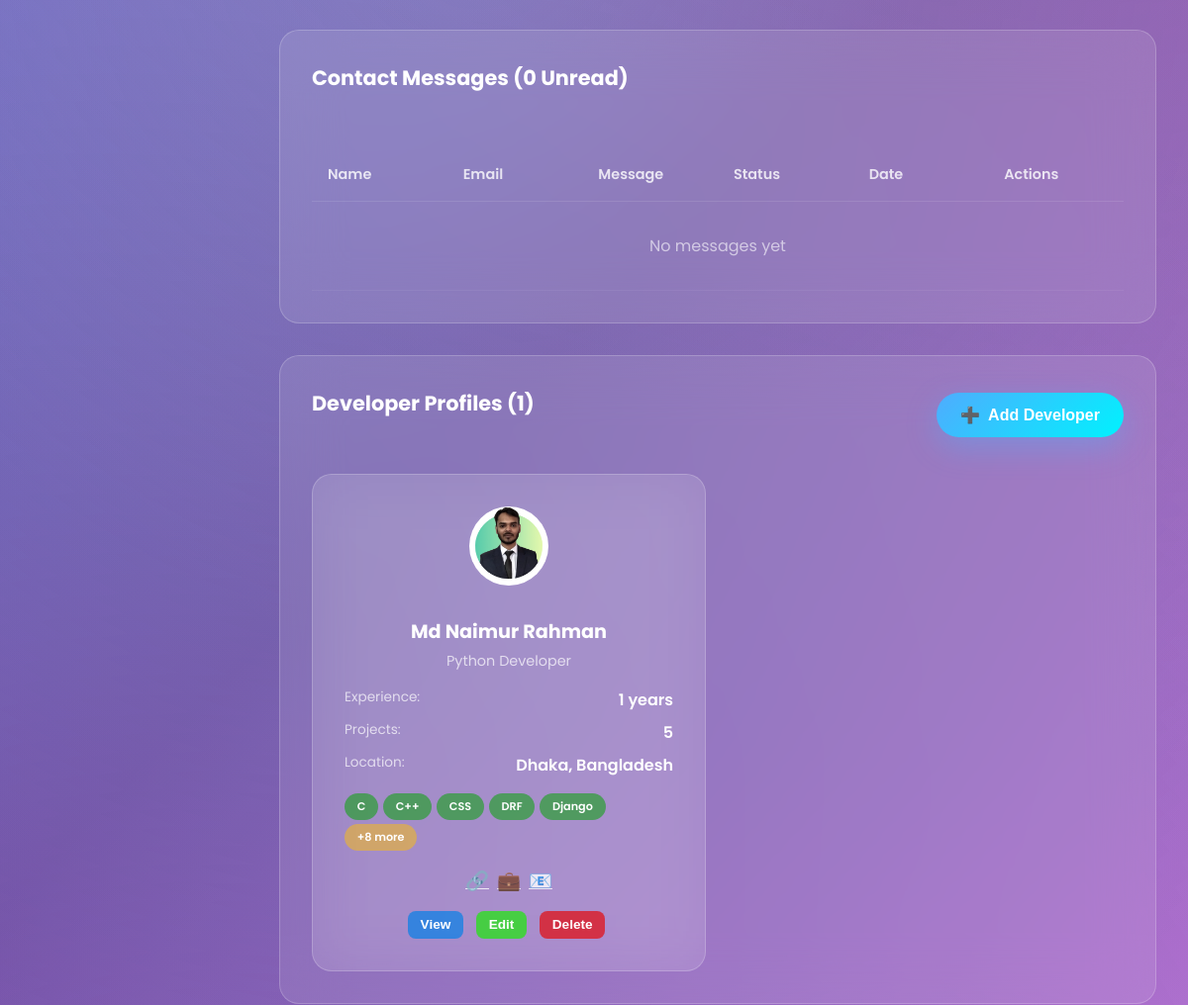
The app's page /admin_dashboard/ (signed in, middle part), older data.
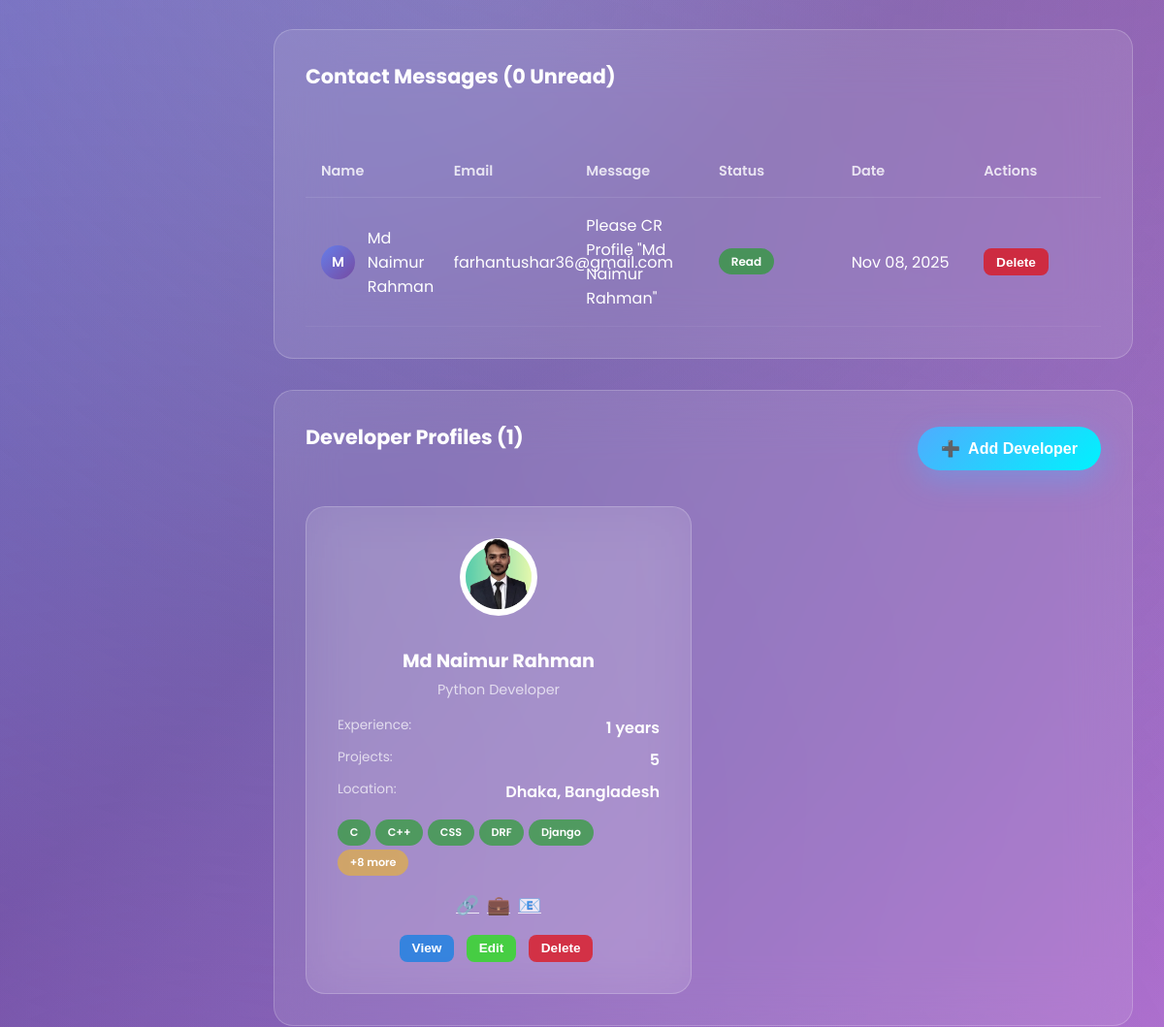
The same page, newer data.
### admin_dashboard/models.py (models this page shows, shortened)
class Developer_Profile(models.Model):
    tack_stack = models.ManyToManyField(Teck_Stack, related_name='developer_profiles', blank=True)
    profile_picture = models.ImageField(upload_to='developer_profile_pictures/', blank=True, null=True)
    name = models.CharField(max_length=100)
    degisnation = models.CharField(max_length=100, blank=True, null=True)
    about = models.TextField(max_length=1000, blank=True, null=True)
    years_of_experience = models.IntegerField(blank=True, null=True)
    projects_built = models.IntegerField(blank=True, null=True)
    location = models.CharField(max_length=100, blank=True, null=True)
    phone = models.CharField(max_length=30, blank=True, null=True)
    email = models.EmailField(max_length=254, blank=True, null=True)
    github_url = models.URLField(blank=True, null=True)
    linkedin_url = models.URLField(blank=True, null=True)
    facebook_url = models.URLField(blank=True, null=True)
    twitter_url = models.URLField(blank=True, null=True)
    created_at = models.DateTimeField(auto_now_add=True)
    is_read = models.BooleanField(default=False)
    class Meta:
        ordering = ['-created_at']

class Teck_Stack(models.Model):
    title = models.CharField(max_length=100)
    created_at = models.DateTimeField(auto_now_add=True)
    is_read = models.BooleanField(default=False)
    class Meta:
        ordering = ['title']

class ContactMessage(models.Model):
    name = models.CharField(max_length=100)
    email = models.EmailField(max_length=254)
    message = models.TextField(max_length=1000)
    created_at = models.DateTimeField(auto_now_add=True)
    is_read = models.BooleanField(default=False)
    class Meta:
        ordering = ['-created_at']

### admin_dashboard/views.py (the view)
# urls.py: path('admin_dashboard/',admin_dashboard,name="admin_dashboard"),
@staff_member_required
def admin_dashboard(request):
    if not request.user.is_staff:
        messages.error(request, "You don't have permission to access this page.")
        return redirect('home')
    pending_count = Review.objects.filter(is_anonymous=True, is_approved=False).count()
    anonymous_reviews = Review.objects.filter(is_anonymous=True, is_approved=True).count()
    total_users = User.objects.count()
    total_crs = CrProfile.objects.count()
    total_reviews = Review.objects.count()
    total_universities = University.objects.count()
    total_departments = Department.objects.count()
    private_universities = University.objects.filter(type='Private').count()
    public_universities = University.objects.filter(type='Public').count()
    total_notices = Notice.objects.count()
    active_notices = Notice.objects.filter(is_active=True).count()
    total_messages = ContactMessage.objects.count()
    unread_messages = ContactMessage.objects.filter(is_read=False).count()
    total_developers = Developer_Profile.objects.count()
    total_tech_stack = Teck_Stack.objects.count()
    six_months_ago = timezone.now() - timedelta(days=180)
    cr_monthly = CrProfile.objects.filter(
        created_at__gte=six_months_ago
    ).annotate(
        month=TruncMonth('created_at')
    ).values('month').annotate(
        count=Count('id')
    ).order_by('month')
    review_monthly = Review.objects.filter(
        created_at__gte=six_months_ago
    ).annotate(
        month=TruncMonth('created_at')
    ).values('month').annotate(
        count=Count('id')
    ).order_by('month')
    user_monthly = User.objects.filter(
        created_at__gte=six_months_ago
    ).annotate(
        month=TruncMonth('created_at')
    ).values('month').annotate(
        count=Count('id')
    ).order_by('month')
    def format_monthly_data(queryset):
        data = []
        max_count = max([item['count'] for item in queryset], default=1)
        for item in queryset:
            data.append({
                'month': item['month'].strftime('%Y-%m'),
                'month_name': item['month'].strftime('%b'),
                'count': item['count'],
                'percentage': (item['count'] / max_count * 100) if max_count > 0 else 0
            })
        return data
    monthly_stats = {
        'crs': json.dumps(format_monthly_data(cr_monthly)),
        'reviews': json.dumps(format_monthly_data(review_monthly)),
        'users': json.dumps(format_monthly_data(user_monthly)),
    }
    users_page = request.GET.get('users_page', 1)
    crs_page = request.GET.get('crs_page', 1)
    reviews_page = request.GET.get('reviews_page', 1)
    universities_page = request.GET.get('universities_page', 1)
    departments_page = request.GET.get('departments_page', 1)
    pending_page = request.GET.get('page', 1)
    users_list = User.objects.all().order_by('-created_at')
    users_paginator = Paginator(users_list, 10)
    try:
        users = users_paginator.page(users_page)
    except PageNotAnInteger:
        users = users_paginator.page(1)
    except EmptyPage:
        users = users_paginator.page(users_paginator.num_pages)
    crs_list = CrProfile.objects.all().order_by('-created_at')
    crs_paginator = Paginator(crs_list, 10)
    try:
        crs = crs_paginator.page(crs_page)
    except PageNotAnInteger:
        crs = crs_paginator.page(1)
    except EmptyPage:
        crs = crs_paginator.page(crs_paginator.num_pages)
    reviews_list = Review.objects.all().order_by('-created_at')
    reviews_paginator = Paginator(reviews_list, 10)
    try:
        reviews = reviews_paginator.page(reviews_page)
    except PageNotAnInteger:
        reviews = reviews_paginator.page(1)
    except EmptyPage:
        reviews = reviews_paginator.page(reviews_paginator.num_pages)
    universities_list = University.objects.annotate(
        total_cr=Count('university_crs', distinct=True),
        total_review=Count('university_crs__cr_reviews', distinct=True),
        total_users=Count('university_user', distinct=True)
    ).order_by('-total_cr')
    universities_paginator = Paginator(universities_list, 9)  # 9 for grid layout
    try:
        univercities = universities_paginator.page(universities_page)
    except PageNotAnInteger:
        univercities = universities_paginator.page(1)
    except EmptyPage:
        univercities = universities_paginator.page(universities_paginator.num_pages)
    departments_list = Department.objects.annotate(
        total_cr=Count('department_crs', distinct=True),
        total_review=Count('department_crs__cr_reviews', distinct=True),
        total_users=Count('department_user', distinct=True)
    ).order_by('-total_cr')
    departments_paginator = Paginator(departments_list, 10)
    try:
        departments = departments_paginator.page(departments_page)
    except PageNotAnInteger:
        departments = departments_paginator.page(1)
    except EmptyPage:
        departments = departments_paginator.page(departments_paginator.num_pages)
    pending_list = Review.objects.filter(is_anonymous=True, is_approved=False).order_by('-created_at')
    pending_paginator = Paginator(pending_list, 10)
    try:
        pending = pending_paginator.page(pending_page)
    except PageNotAnInteger:
        pending = pending_paginator.page(1)
    except EmptyPage:
        pending = pending_paginator.page(pending_paginator.num_pages)
    context = {
        'pending_count': pending_count,
        'anonymous_reviews': anonymous_reviews,
        'total_users': total_users,
        'total_crs': total_crs,
        'total_reviews': total_reviews,
        'total_universities': total_universities,
        'total_departments': total_departments,
        'private_universities': private_universities,
        'public_universities': public_universities,
        'users': users,
        'crs': crs,
        'reviews': reviews,
        'univercities': univercities,
        'departments': departments,
        'pending_reviews': pending,
        'total_notices': total_notices,
        'active_notices': active_notices,
        'total_messages': total_messages,
        'unread_messages': unread_messages,
        'notices': Notice.objects.all()[:5],
        'contact_messages': ContactMessage.objects.all()[:10],
        'developer_profiles': Developer_Profile.objects.all()[:3],
        'tech_stack_list': Teck_Stack.objects.all(),
        'monthly_stats': monthly_stats,
        'total_developers': total_developers,
        'total_tech_stack': total_tech_stack,
    }
    return render(request, 'admin_dashboard/admin_dashboard.html', context)

### cr/models.py (called while the page is built)
    @property
    def average_rating(self):
        avg=self.cr_reviews.aggregate(Avg('rating'))['rating__avg']
        return round(avg,1) if avg else 0

    def get_reviewer_name(self):
        if self.is_anonymous:
            return self.anonymous_name or "Anonymous User"
        return self.user.get_full_name() if self.user else "Anonymous User"

### userprofile/models.py (called while the page is built)
    def get_full_name(self):
        return f"{self.first_name} {self.last_name}"

### templates/admin_dashboard/admin_dashboard.html (shortened to what this page needs)
{% load static %}
{% block content %}
    <link rel="stylesheet" href="{% static 'style.css' %}">
    <link rel="stylesheet" href="{% static 'admin_dashboard/admin_dashboard.css' %}">
    <div class="dashboard-container1">
        <main class="main-content1" id="mainContent1">
            {% include 'admin_dashboard/dashboard_page.html' %}
        </main>
    </div>
{% endblock content %}

### templates/admin_dashboard/dashboard_page.html (shortened to what the changed rows need)
<div class="page-content1 active" id="dashboard1-page">
    <div class="dashboard-card1">
        <div class="card-header1">
            <h2 class="card-title1">Contact Messages ({{ unread_messages }} Unread)</h2>
        </div>
        <table class="data-table1">
            <thead>
                <tr>
                    <th>Name</th>
                    <th>Email</th>
                    <th>Message</th>
                    <th>Status</th>
                    <th>Date</th>
                    <th>Actions</th>
                </tr>
            </thead>
            <tbody>
                {% for msg in contact_messages %}
                <tr style="{% if not msg.is_read %}background: rgba(79, 172, 254, 0.1);{% endif %}">
                    <td>
                        <div class="user-cell1">
                            <div class="user-avatar1">{{ msg.name|first|upper }}</div>
                            <span>{{ msg.name }}</span>
                        </div>
                    </td>
                    <td>{{ msg.email|truncatewords:2 }}</td>
                    <td>{{ msg.message|truncatewords:8 }}</td>
                    <td>
                        {% if msg.is_read %}
                            <span class="badge1 approved">Read</span>
                        {% else %}
                            <span class="badge1 pending">Unread</span>
                        {% endif %}
                    </td>
                    <td>{{ msg.created_at|date:"M d, Y" }}</td>
                    <td>
                        <button class="action-btn1 delete" onclick="if(confirm('Delete this message?')) window.location.href='{% url 'delete_message' msg.pk %}'">Delete</button>
                    </td>
                </tr>
                {% empty %}
                <tr>
                    <td colspan="6" style="text-align: center; padding: 2rem; color: rgba(255,255,255,0.6);">
                        No messages yet
                    </td>
                </tr>
                {% endfor %}
            </tbody>
        </table>
    </div>
    <div class="dashboard-card1">
        <div class="card-header1">
            <h2 class="card-title1">Developer Profiles ({{ total_developers }})</h2>
        </div>
        <div class="university-grid1">
            {% for developer in developer_profiles %}
            <div class="stat-card1" style="cursor: default;">
                <div style="text-align: center; margin-bottom: 1rem;">
                    {% if developer.profile_picture %}
                        <img src="{{ developer.profile_picture.url }}" alt="{{ developer.name }}"
                             style="width: 80px; height: 80px; border-radius: 50%; object-fit: cover; margin-bottom: 1rem;">
                    {% else %}
                        <div style="width: 80px; height: 80px; border-radius: 50%; background: linear-gradient(135deg, #667eea, #764ba2);
                                    display: flex; align-items: center; justify-content: center; margin: 0 auto 1rem;
                                    color: white; font-size: 2rem; font-weight: 700;">
                            {{ developer.name|first|upper }}
                        </div>
                    {% endif %}
                </div>
                <h3 style="color: white; font-size: 1.2rem; font-weight: 700; margin-bottom: 0.3rem; text-align: center;">
                    {{ developer.name }}
                </h3>
                <p style="color: rgba(255,255,255,0.7); text-align: center; margin-bottom: 1rem; font-size: 0.9rem;">
                    {{ developer.degisnation|default:"Developer" }}
                </p>
                <div style="margin-bottom: 1rem;">
                    <div style="display: flex; justify-content: space-between; margin-bottom: 0.5rem;">
                        <span style="color: rgba(255,255,255,0.7); font-size: 0.85rem;">Experience:</span>
                        <span style="color: white; font-weight: 600;">{{ developer.years_of_experience|default:"N/A" }} years</span>
                    </div>
                    <div style="display: flex; justify-content: space-between; margin-bottom: 0.5rem;">
                        <span style="color: rgba(255,255,255,0.7); font-size: 0.85rem;">Projects:</span>
                        <span style="color: white; font-weight: 600;">{{ developer.projects_built|default:"N/A" }}</span>
                    </div>
                    <div style="display: flex; justify-content: space-between;">
                        <span style="color: rgba(255,255,255,0.7); font-size: 0.85rem;">Location:</span>
                        <span style="color: white; font-weight: 600;">{{ developer.location|default:"N/A" }}</span>
                    </div>
                </div>
                <div style="display: flex; flex-wrap: wrap; gap: 0.3rem; margin-bottom: 1rem;">
                    {% for tech in developer.tack_stack.all|slice:":5" %}
                    <span class="badge1 approved" style="font-size: 0.7rem;">{{ tech.title }}</span>
                    {% endfor %}
                    {% if developer.tack_stack.count > 5 %}
                    <span class="badge1 pending" style="font-size: 0.7rem;">+{{ developer.tack_stack.count|add:"-5" }} more</span>
                    {% endif %}
                </div>
                <div style="display: flex; gap: 0.5rem; justify-content: center; margin-top: 1rem;">
                    {% if developer.github_url %}
                    <a href="{{ developer.github_url }}" target="_blank" style="color: rgba(255,255,255,0.8); font-size: 1.2rem;">🔗</a>
                    {% endif %}
                    {% if developer.linkedin_url %}
                    <a href="{{ developer.linkedin_url }}" target="_blank" style="color: rgba(255,255,255,0.8); font-size: 1.2rem;">💼</a>
                    {% endif %}
                    {% if developer.email %}
                    <a href="mailto:{{ developer.email }}" style="color: rgba(255,255,255,0.8); font-size: 1.2rem;">📧</a>
                    {% endif %}
                </div>
                <div style="display: flex; gap: 0.5rem; margin-top: 1rem; justify-content: center;" data-slug="{{ developer.pk }}">
                    <button class="action-btn1 view" onclick="window.location.href='{% url 'view_developer_profile' developer.pk %}'">View</button>
                    <button class="action-btn1 edit" onclick="window.location.href='{% url 'edit_developer_profile' developer.pk %}'">Edit</button>
                    <button class="action-btn1 delete" onclick="if(confirm('Delete this developer profile?')) window.location.href='{% url 'delete_developer_profile' developer.pk %}'">Delete</button>
                </div>
            </div>
            {% endfor %}
        </div>
    </div>
</div>

Row changes from the older to the newer data that the page shows:
added ContactMessage: name|first "M", name "Md Naimur Rahman", email "farhantushar36@gmail.com", message "Please CR Profile \"Md Naimur Rahman\"", is_read "Read", created_at "Nov 08, 2025"
Text that changed along with them:
text no longer shown: "No messages yet"
